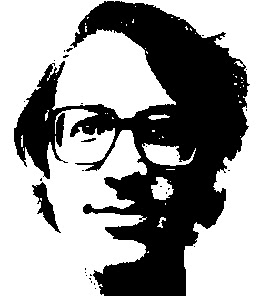
#> input picture at.jpg, 272 x 296 px
$ python P9.py
#> lines starting #> are read from the running program, lines starting #| are printed output that depends on the picture; after the words box and inside, x2 and y2 are one past the last pixel; in counts of white or black regions, pixels touching at a corner belong together
from PIL import Image
import numpy as np
# matriz de combolucion, si encuentra hoyos quiero que
class Filters:
    # [79 lines left out: functions dithering, black, steinbergDithering, jarvisDithering, not called in this run]

    def atandt(self, array, width, length, bar_length, wave_padding):
        for y in range(0,length,bar_length):
            for x in range(width):
                for white_padding in range(wave_padding):
                    array[x,y+white_padding] = (255,255,255)

            y = y + wave_padding

            for x in range(width):

                padding_y_down = length-y
                if(padding_y_down > bar_length):
                    padding_y_down = bar_length


                number_of_black_pixels = 0

                for l in range(padding_y_down):
                    if(array[x,y+l][0] == 0):
                        number_of_black_pixels += 1
                    # cuenta pero no pone blanco
                    array[x,y+l] = (255,255,255)
                vertical_centering = (padding_y_down-number_of_black_pixels)//2
                for black in range(number_of_black_pixels):
                        array[x,vertical_centering+y+black] = (0,0,0)

    def white(self, array, width, length):
        for x in range(width):
            for y in range(length):
                array[x,y] = (255,255,255)

size =500


im = Image.open('at.jpg')
#> im is the input picture: PIL image 272x296 RGB; min 0, max 255, mean 159.7

pixelMap = im.load()
# pixelMap = im.resize((size,size)).load()

proof = Image.new( im.mode, (size, size))
#> proof: PIL image 500x500 RGB; every value is 0
pixelProof = proof.load()


width = im.size[0]
#> width = 272
length = im.size[1]
#> length = 296
# width = proof.size[0]
# length = proof.size[1]
f = Filters()

div = 1/16

f.white(pixelProof, proof.size[0], proof.size[1])
# [6 lines of commented-out code are left out]
f.atandt(pixelMap, width, length,10,2)
# [5 lines of commented-out code are left out]

im.show()
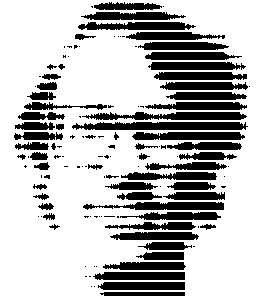
#> shown: PIL image 272x296 RGB; 73.3% white; 126 black regions (66 under 20 px), largest, box (x1, y1, x2, y2) and area: (72, 122, 248, 130) 1248, (82, 112, 247, 120) 983, (83, 202, 224, 210) 828
# proof.show()

# im.save('foresb.jpg')
